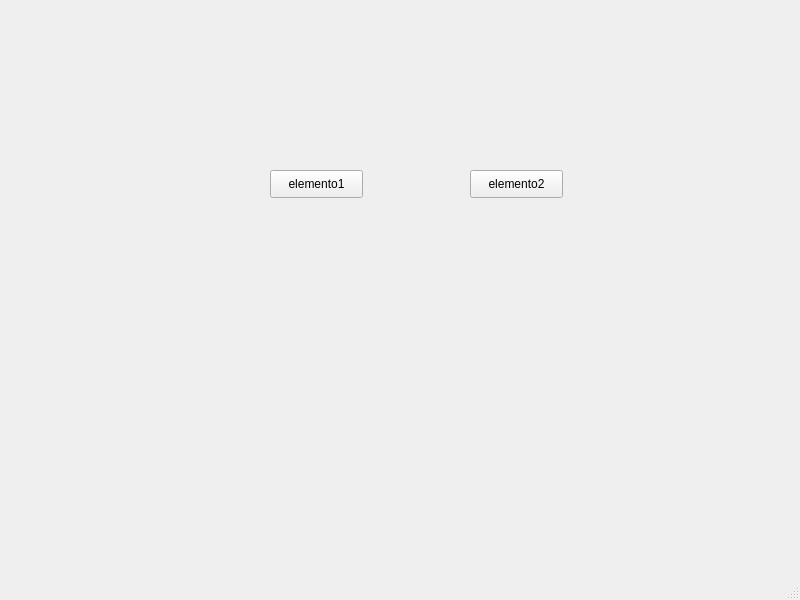
<?xml version="1.0" encoding="UTF-8"?>
<ui version="4.0">
 <class>MainWindow</class>
 <widget class="QMainWindow" name="MainWindow">
  <property name="geometry">
   <rect>
    <x>0</x>
    <y>0</y>
    <width>800</width>
    <height>600</height>
   </rect>
  </property>
  <property name="windowTitle">
   <string>MainWindow</string>
  </property>
  <widget class="QWidget" name="centralwidget">
   <widget class="QPushButton" name="pushButton">
    <property name="geometry">
     <rect>
      <x>270</x>
      <y>170</y>
      <width>93</width>
      <height>28</height>
     </rect>
    </property>
    <property name="text">
     <string>elemento1</string>
    </property>
   </widget>
   <widget class="QPushButton" name="pushButton_2">
    <property name="geometry">
     <rect>
      <x>470</x>
      <y>170</y>
      <width>93</width>
      <height>28</height>
     </rect>
    </property>
    <property name="text">
     <string>elemento2</string>
    </property>
   </widget>
  </widget>
  <widget class="QMenuBar" name="menubar">
   <property name="geometry">
    <rect>
     <x>0</x>
     <y>0</y>
     <width>800</width>
     <height>26</height>
    </rect>
   </property>
  </widget>
  <widget class="QStatusBar" name="statusbar"/>
 </widget>
 <resources/>
 <connections/>
</ui>
